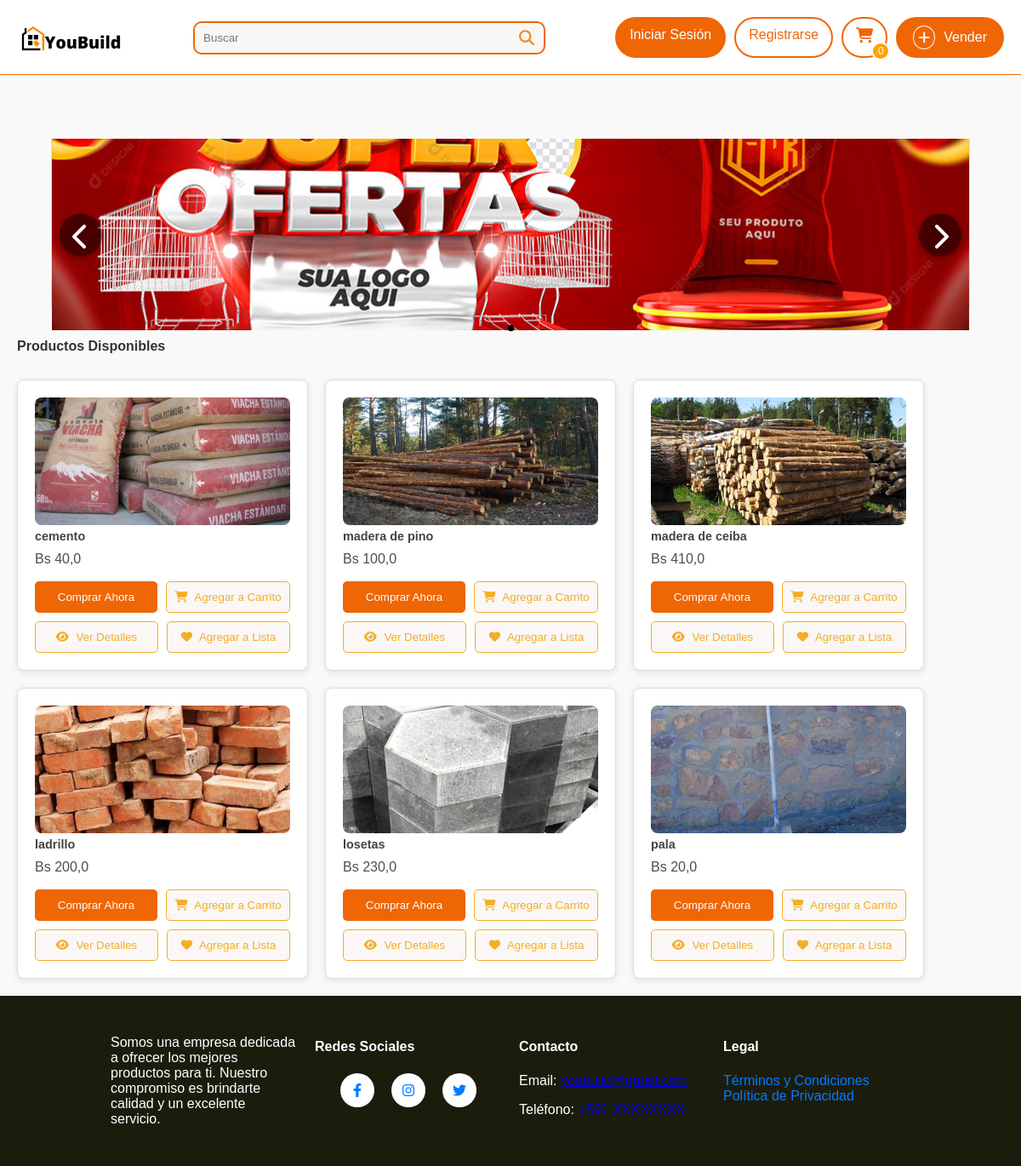
Before: / with the older database file.
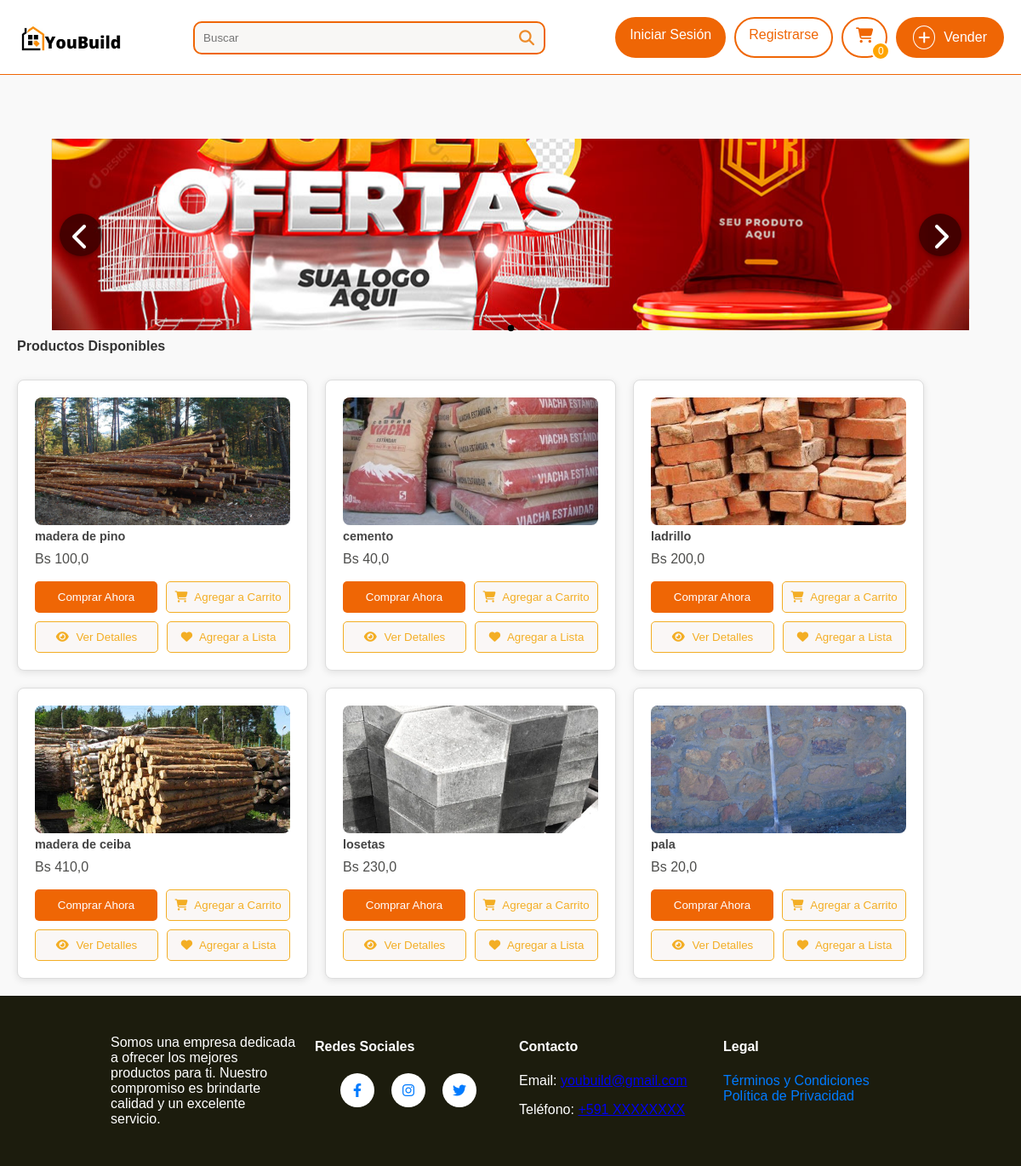
After: the same page with the newer database file.
### sistema/models.py (models this page shows, shortened)
class CarruselDB(models.Model):
    imagen = models.ImageField(upload_to="carrusel",null=True)
    class Meta:
         verbose_name = "Carrusel"
         verbose_name_plural = "Carruseles"

class ProductoDb(models.Model):
    nombre = models.CharField(max_length=50, verbose_name="Nombre")
    detalle = models.TextField(max_length=200, verbose_name="Detalle")
    precio = models.FloatField(verbose_name="Precio", validators=[MinValueValidator(0.0), MaxValueValidator(99999.9)])
    categoria_fk = models.ForeignKey(CategoriaDb, on_delete=models.CASCADE, null=True, blank=True)
    usuario_fk = models.ForeignKey(UsuarioDB, on_delete=models.CASCADE, null=True, blank=True)
    visitas = models.PositiveIntegerField(default=0, verbose_name="Visitas")  # Nuevo campo para visitas
    cantidad = models.IntegerField(default=1)
    class Meta:
        db_table = "productos"
        verbose_name = "Producto"
        verbose_name_plural = "Productos"

class ImagenProductoDB(models.Model):
    producto_fk = models.ForeignKey(ProductoDb, on_delete=models.CASCADE, related_name="imagenes")
    imagen = models.ImageField(upload_to="productos", null=True)
    class Meta:
        verbose_name = "Imagen"
        verbose_name_plural = "Imágenes"

### sistema/views.py (the view)
# urls.py: path('', IndexView, name='index'),
def IndexView(request):
    productos = ProductoDb.objects.all().order_by('-visitas')
    carruseles = CarruselDB.objects.all().order_by("id")
    return render(request, "index.html", {"producto": productos, "carrusel": carruseles})

### sistema/context_processors.py (called while the page is built)
def cart_count(request):
    cart_count = request.session.get('cart_count', 0)
    return {'cart_count': cart_count}

### sistema/templates/index.html (shortened to what this page needs)
<!DOCTYPE html>
{% extends 'layout.html' %}
{% load static %}
{% block extra_styles %}
<link rel="stylesheet" href="{% static 'resultadosVacios.css' %}" />
<link rel="stylesheet" href="{% static 'style.css' %}" />
<link rel="stylesheet" href="{% static 'listaProduct.css' %}" />
<link rel="stylesheet" href="{% static 'topbar.css' %}" />
{% endblock %}
{% block content %}
<main>
  <div class="carousel-container">
    <div class="carousel">
      {% for carrusel_item in carrusel %}
      <div class="carousel-item">
        <img src="{{ carrusel_item.imagen.url }}" alt="Imagen del carrusel" />
      </div>
      {% endfor %}
    </div>
    <button class="carousel-button prev">
      <i class="fas fa-chevron-left"></i>
    </button>
    <button class="carousel-button next">
      <i class="fas fa-chevron-right"></i>
    </button>
  </div>
  <div class="carousel-dots"></div>
  <h2 class="products-title">Productos Disponibles</h2>
  <div class="products-container">
    {% for producto in producto %}
    <div class="product">
      <img src="{{ producto.imagenes.first.imagen.url }}" alt="{{ producto.nombre }}" />
      <h3>{{ producto.nombre }}</h3>
      <p>Bs {{ producto.precio }}</p>
      <div class="buttons-container">
        <div class="button-row">
          <button class="btn buy-now">Comprar Ahora</button>
          <button class="btn add-to-cart" onclick="agregarAlCarrito({{ producto.id }})">
            <i class="fas fa-shopping-cart"></i> Agregar a Carrito
          </button>
        </div>
        <div class="button-row">
          <button class="btn add-to-view" onclick="verDetalles({{ producto.id }})">
            <i class="fas fa-eye"></i> Ver Detalles
          </button>
          <button class="btn add-to-list">
            <i class="fas fa-heart"></i> Agregar a Lista
          </button>
        </div>
      </div>
    </div>
    {% endfor %}
  </div>
</main>
{% endblock %}

Changed rows visible on the page:
changed ProductoDb "madera de pino": moves up the list
changed ProductoDb "ladrillo": moves up the list
